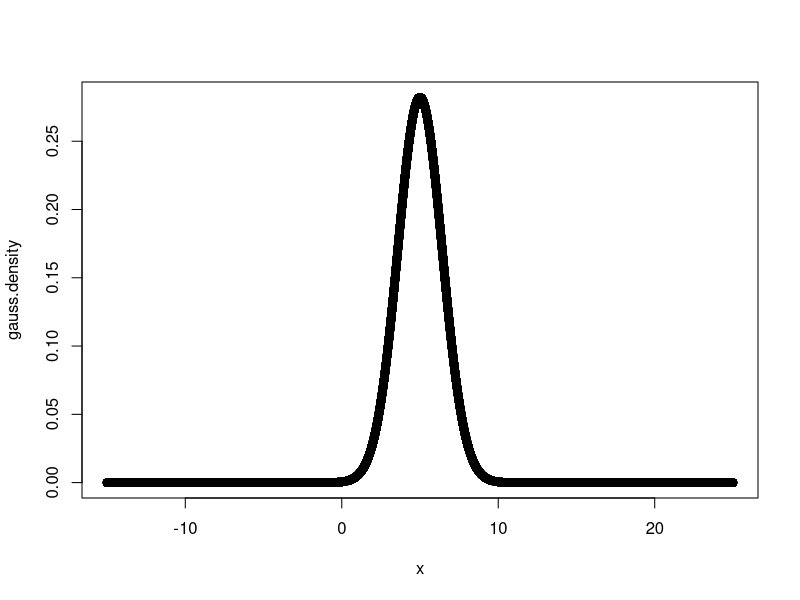

Reproduce this figure in R.
# Theoretische Normalverteilung
x = seq(-15, 25, length = 100000)
mean = 5
sdev = sqrt(2)
gauss.density = dnorm(x, mean = mean, sd = sqrt(2))
plot(x, gauss.density)

printf = function(...) print(sprintf(...))

assignment1 = function(factor) {
  total_sum = sum(gauss.density)
  partial_sum = 0;
  for (i in 1:length(x)) {
    if ((mean - factor * sdev) < x[i] && x[i] < (mean + factor * sdev)) {
      partial_sum = partial_sum + gauss.density[i]
    }
  }
  integral = partial_sum / total_sum
  # Ich hoffe der Zeichensatz wird bei ihnen richtig angezeigt
  printf("P(μ - %dσ ≤ Y ≤ μ + %dσ) = %f", factor, factor, integral)
}

assignment1(1)
assignment1(2)
assignment1(3)

assignment2 = function(k) {
  # Stetige Gleichverteilung
  interval.a = 0
  interval.b = 1
  u.mean = (interval.b - interval.a) / 2 # Erwartungswert
  u.sdev = (interval.b - interval.a) / (2 * sqrt(3))
  # μ_Y = 1/k * k*μ_U = μ_U
  y.mean = u.mean
  # Y = 1/k(U_1 + ... + U_k)
  y.sdev = sqrt(1/k * u.sdev**2)
  # weil Var(a * X) = a**2 * Var(X) und Var(X + Y) = Var(X) + Var(Y) + Cov(X, Y) und Cov(X, Y) = 0 (hier zumindest)
  
  set.seed(42); # Deterministische Ergebnisse
  samples = 1000;
  y.mat = matrix(runif(k * samples), samples, k);
  y.vec = vector(length = samples)
  for (i in 1:length(y.mat[,1])) {
    y.vec[i] = sum(y.mat[i,]) / k
  }
  printf("k = %d ⇒", k)
  printf("μ_Y (theoretisch) = %f", y.mean)
  printf("μ_Y = %f", mean(y.vec))
  printf("Δ_Y (theoretisch) = %f", y.sdev)
  printf("ΔY = %f", sd(y.vec))
}
assignment2(5)
assignment2(10)